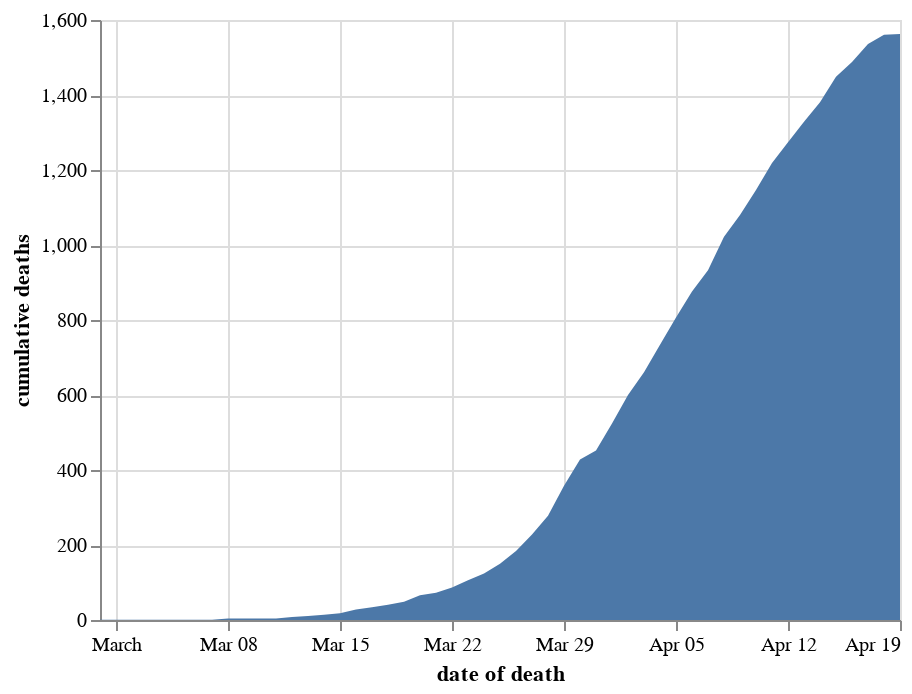

The notebook cell this image was saved under:
### Markdown cell above
### Cumulative

### Code cell
chart_dodde = chart_doddbt.copy()
chart_dodde = chart_dodde[chart_dodde.code.isin(trustcodes_expressandstar)]
chart_dodde = chart_dodde.groupby(['date of death'], as_index=False)['cumulative deaths'].sum()
alt.Chart(chart_dodde).mark_area().encode(
    x='date of death',
    y='cumulative deaths'
)

### Figure 1 — Vega-Lite specification as saved in the notebook (floating-point values rounded to 4 significant figures)
{"config": {"view": {"continuousWidth": 400, "continuousHeight": 300}}, "data": {"name": "data-7d94ef2f1c56bcf243e3423cbb9735f9"}, "mark": "area", "encoding": {"x": {"type": "temporal", "field": "date of death"}, "y": {"type": "quantitative", "field": "cumulative deaths"}}, "$schema": "https://vega.github.io/schema/vega-lite/v4.8.1.json", "datasets": {"data-7d94ef2f1c56bcf243e3423cbb9735f9": [{"date of death": "2020-02-29T00:00:00", "cumulative deaths": 1}, {"date of death": "2020-03-01T00:00:00", "cumulative deaths": 1}, {"date of death": "2020-03-02T00:00:00", "cumulative deaths": 1}, {"date of death": "2020-03-03T00:00:00", "cumulative deaths": 1}, {"date of death": "2020-03-04T00:00:00", "cumulative deaths": 1}, {"date of death": "2020-03-05T00:00:00", "cumulative deaths": 1}, {"date of death": "2020-03-06T00:00:00", "cumulative deaths": 1}, {"date of death": "2020-03-07T00:00:00", "cumulative deaths": 1}, {"date of death": "2020-03-08T00:00:00", "cumulative deaths": 4}, {"date of death": "2020-03-09T00:00:00", "cumulative deaths": 4}, {"date of death": "2020-03-10T00:00:00", "cumulative deaths": 4}, {"date of death": "2020-03-11T00:00:00", "cumulative deaths": 4}, {"date of death": "2020-03-12T00:00:00", "cumulative deaths": 8}, {"date of death": "2020-03-13T00:00:00", "cumulative deaths": 11}, {"date of death": "2020-03-14T00:00:00", "cumulative deaths": 14}, {"date of death": "2020-03-15T00:00:00", "cumulative deaths": 18}, {"date of death": "2020-03-16T00:00:00", "cumulative deaths": 28}, {"date of death": "2020-03-17T00:00:00", "cumulative deaths": 34}, {"date of death": "2020-03-18T00:00:00", "cumulative deaths": 41}, {"date of death": "2020-03-19T00:00:00", "cumulative deaths": 49}, {"date of death": "2020-03-20T00:00:00", "cumulative deaths": 66}, {"date of death": "2020-03-21T00:00:00", "cumulative deaths": 73}, {"date of death": "2020-03-22T00:00:00", "cumulative deaths": 87}, {"date of death": "2020-03-23T00:00:00", "cumulative deaths": 106}, {"date of death": "2020-03-24T00:00:00", "cumulative deaths": 124}, {"date of death": "2020-03-25T00:00:00", "cumulative deaths": 150}, {"date of death": "2020-03-26T00:00:00", "cumulative deaths": 184}, {"date of death": "2020-03-27T00:00:00", "cumulative deaths": 228}, {"date of death": "2020-03-28T00:00:00", "cumulative deaths": 278}, {"date of death": "2020-03-29T00:00:00", "cumulative deaths": 358}, {"date of death": "2020-03-30T00:00:00", "cumulative deaths": 428}, {"date of death": "2020-03-31T00:00:00", "cumulative deaths": 452}, {"date of death": "2020-04-01T00:00:00", "cumulative deaths": 524}, {"date of death": "2020-04-02T00:00:00", "cumulative deaths": 600}, {"date of death": "2020-04-03T00:00:00", "cumulative deaths": 661}, {"date of death": "2020-04-04T00:00:00", "cumulative deaths": 734}, {"date of death": "2020-04-05T00:00:00", "cumulative deaths": 807}, {"date of death": "2020-04-06T00:00:00", "cumulative deaths": 876}, {"date of death": "2020-04-07T00:00:00", "cumulative deaths": 933}, {"date of death": "2020-04-08T00:00:00", "cumulative deaths": 1022}, {"date of death": "2020-04-09T00:00:00", "cumulative deaths": 1080}, {"date of death": "2020-04-10T00:00:00", "cumulative deaths": 1147}, {"date of death": "2020-04-11T00:00:00", "cumulative deaths": 1219}, {"date of death": "2020-04-12T00:00:00", "cumulative deaths": 1274}, {"date of death": "2020-04-13T00:00:00", "cumulative deaths": 1329}, {"date of death": "2020-04-14T00:00:00", "cumulative deaths": 1381}, {"date of death": "2020-04-15T00:00:00", "cumulative deaths": 1449}, {"date of death": "2020-04-16T00:00:00", "cumulative deaths": 1488}, {"date of death": "2020-04-17T00:00:00", "cumulative deaths": 1536}, {"date of death": "2020-04-18T00:00:00", "cumulative deaths": 1561}, {"date of death": "2020-04-19T00:00:00", "cumulative deaths": 1563}]}}
